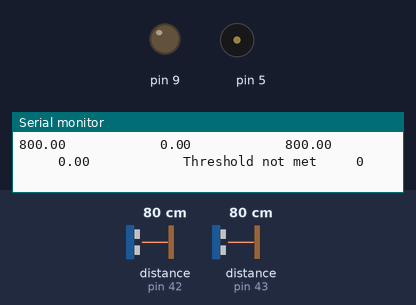
The sketch below on a simulated Arduino Uno, built with avr-gcc and run on an emulated ATmega328P. Shown: output pins drawn as LEDs (lit = HIGH), buzzer (waves = sounding), the last lines printed to the serial monitor. The test bench sets the inputs (shaded band); at power-on: distance to the obstacle (sensors on pin 43, pin 42) 80 cm.

Above: at 1.2 s.
1.3 s: distance to the obstacle (sensor on pin 43) set to 2 cm
At 2.6 s:
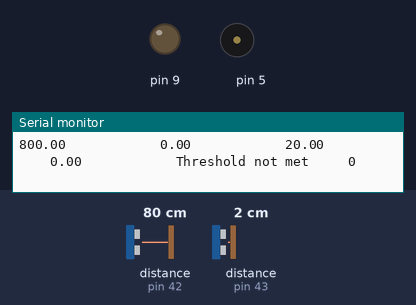
2.9 s: distance to the obstacle (sensor on pin 42) set to 2 cm
At 2.98 s:
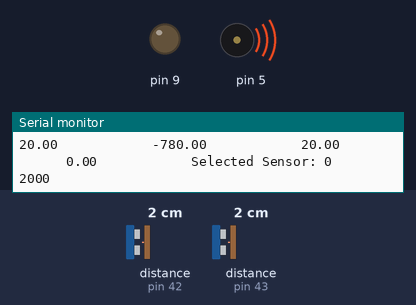
Timing chart, 0 to 5.9 s (numbered marks = the images above; inputs shaded):
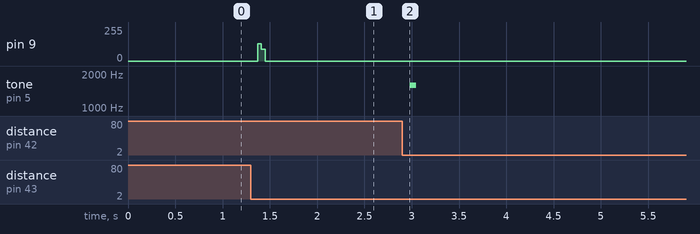

Measured:
- after the input at 1.3 s, pin 9: 0/255 → 128/255 after 0.07 s, → 88/255 0.04 s later, → 0/255 0.04 s later
- after the input at 2.9 s, tone on pin 5: silent → 1595 Hz after 0.08 s, → silent 0.07 s later

The sketch:

arduinocodev2.ino
```cpp
/*
This example shows how to take simple range measurements with the VL53L1X. The
range readings are in units of mm.
*/

#include <Wire.h>
#include <VL53L1X.h>
#include "Timer1tone.h"
const uint8_t sensorCount = 2;

VL53L1X sensors[sensorCount];

const uint8_t xshutPins[sensorCount] = { 11,12 };

Timer1Tone timer1(9);

void setup()
{
  int playing = 0;
  while (!Serial) {}
  Serial.begin(115200);
  Wire.begin();
  Wire.setClock(400000); // use 400 kHz I2C

  // Disable/reset all sensors by driving their XSHUT pins low.
  for (uint8_t i = 0; i < sensorCount; i++)
  {
    pinMode(xshutPins[i], OUTPUT);
    digitalWrite(xshutPins[i], LOW);
  }

  // Enable, initialize, and start each sensor, one by one.
  for (uint8_t i = 0; i < sensorCount; i++)
  {
    // Stop driving this sensor's XSHUT low. This should allow the carrier
    // board to pull it high. (We do NOT want to drive XSHUT high since it is
    // not level shifted.) Then wait a bit for the sensor to start up.
    pinMode(xshutPins[i], INPUT);
    delay(10);

    sensors[i].setTimeout(500);
    if (!sensors[i].init())
    {
      Serial.print("Failed to detect and initialize sensor ");
      Serial.println(i);
      while (1);
    }

    // Each sensor must have its address changed to a unique value other than
    // the default of 0x29 (except for the last one, which could be left at
    // the default). To make it simple, we'll just count up from 0x2A.
    sensors[i].setDistanceMode(VL53L1X::Long);
    sensors[i].setMeasurementTimingBudget(50000);
    //sensors[i].setROISize(100,100);

    sensors[i].setAddress(0x2A + i);

    sensors[i].startContinuous(100);
  }
}
const float MAXRANGE = 4000;
const float FREQRANGE = 1000;
const float MINFREQ = 600;
float lastdistances[sensorCount] = {};


void loop()
{
  int playing = 0;
  float distances[sensorCount]  = {};
  float speeds[sensorCount] = {};
  int selectedSensor = -1;
  for(int i = 0; i < sensorCount; i++)
  {
    distances[i] = sensors[i].read();

    speeds[i] = distances[i] - lastdistances[i];

    Serial.print(distances[i]);
    Serial.print("      ");
    Serial.print("      ");
    Serial.print(speeds[i]);
    Serial.print("      ");
    Serial.print("      ");
    if (sensors[i].timeoutOccurred()) { Serial.print(" TIMEOUT"); }


    lastdistances[i] = distances[i];
  }


  //float distance = sum/5;
  float minDistance = 100000;
  /*for(int i = 1; i < sensorCount; i++)
  {
    //float frequency = (1 - (distances[i] / MAXRANGE))*FREQRANGE + MINFREQ;
    if(distances[i] < minDistance)
    {
      playtone
    }
  }
  */

  for(int i = 0; i < sensorCount; i++)
  {
    if(speeds[i] < -30 && distances[i] < minDistance)
    {
      minDistance = distances[i];
      selectedSensor = i;
    }

  }

  float frequency = (1 - (minDistance / MAXRANGE))*FREQRANGE + MINFREQ;
  if(selectedSensor != -1)
  {
    //tone(5,frequency - 300);

    // use timer1 for left

    //use tone for right

      switch(selectedSensor){
        case 0:
          tone(5, frequency);
        break;

        case 1:
          timer1.begin(frequency);
        break;
        default:
          tone(5,100);

      }

    //timer1.begin(frequency);
    Serial.print("Selected Sensor: ");
    Serial.print(selectedSensor);
    playing = 2000;
  }
  else
  {
    noTone(5);
    timer1.stop();
    Serial.print("Threshold not met");
  }

  Serial.print("     ");
  Serial.print(playing);
  //Serial.print(frequency);


  //if(speed < -5)
  //{
 //   tone(3,frequency);
 // }
  //else
  //{
 //   noTone(3);
 // }

  Serial.println();
}
```

Timer1tone.cpp
```cpp
#include "Timer1Tone.h"

volatile bool toggleState = false;
uint8_t outputPin;

ISR(TIMER1_COMPA_vect) {
    digitalWrite(outputPin, toggleState);
    toggleState = !toggleState;
}

Timer1Tone::Timer1Tone(uint8_t pin) {
    _pin = pin;
    pinMode(_pin, OUTPUT);
    outputPin = _pin;
}

void Timer1Tone::begin(int frequency) {
    setupTimer1(frequency);
}

void Timer1Tone::stop() {
    TCCR1B = 0; // Stop Timer1
    digitalWrite(_pin, LOW);
}

void Timer1Tone::setupTimer1(int frequency) {
    noInterrupts(); // Disable interrupts

    TCCR1A = 0;
    TCCR1B = 0;
    TCNT1  = 0;

    int prescaler = 8;
    int ocr1a = (16000000 / (2 * prescaler * frequency)) - 1;

    OCR1A = ocr1a;
    TCCR1B |= (1 << WGM12); // CTC mode
    TCCR1B |= (1 << CS11);  // Prescaler = 8
    TIMSK1 |= (1 << OCIE1A); // Enable Timer1 Compare Match Interrupt

    interrupts(); // Enable interrupts
}
```

Timer1tone.h
```cpp
#ifndef TIMER1TONE_H
#define TIMER1TONE_H

#include <Arduino.h>

class Timer1Tone {
public:
    Timer1Tone(uint8_t pin);
    void begin(int frequency);
    void stop();

private:
    uint8_t _pin;
    static void setupTimer1(int frequency);
};

#endif
```
